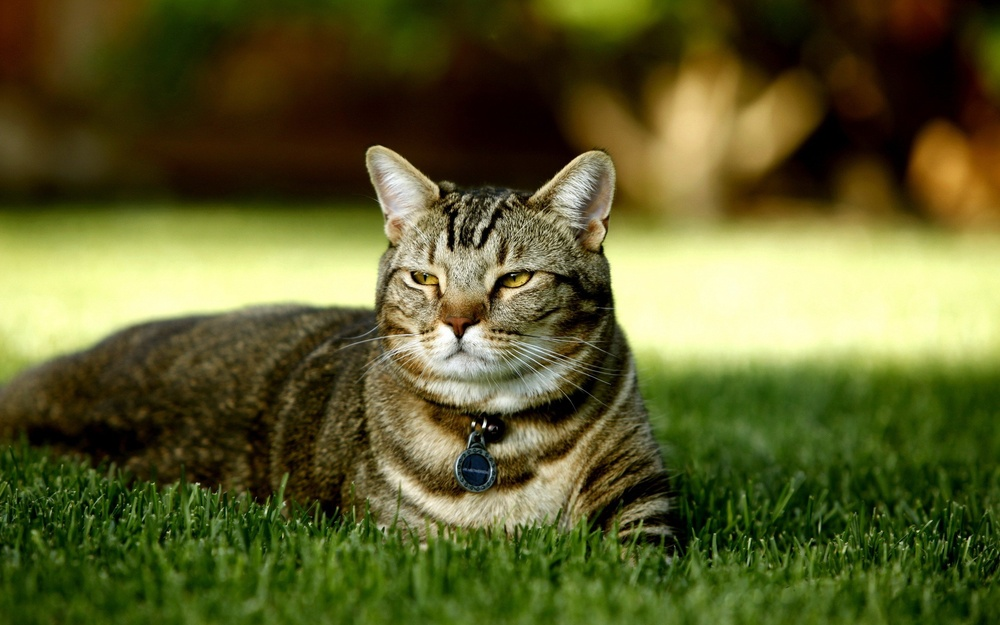
#> input picture photos/second/1.jpg, 1000 x 625 px, shrunk from 2560 x 1600 before the run; its folder holds only this picture in this run
$ python second.py
#> lines starting #> are read from the running program, lines starting #| are printed output that depends on the picture
import numpy as np
import cv2
import os

from typing import NoReturn

data_dir: str = 'photos/second/'


def _modify_saturation(pixels: np.array, ratio: float) -> np.array:
    h, w = pixels.shape
    for i in range(h):
        for k in range(w):
            pixels[i, k] = min(255, pixels[i, k] * ratio)
    return pixels


def _modify_brightness(pixels: np.array, delta: float) -> np.array:
    h, w = pixels.shape
    for i in range(h):
        for k in range(w):
            pixels[i, k] = min(255, pixels[i, k] + delta)
    return pixels


def saturation(image_name: str, ratio: float = 1.2) -> NoReturn:
#> called with image_name = '1.jpg', ratio = 1.2
    bgr_image: np.array = cv2.imread(os.path.join(data_dir, image_name), 1)
#> bgr_image is the input picture: shape (625, 1000, 3); mean B, G, R 44.4, 93.8, 92.6
    lab_image: np.array = cv2.cvtColor(bgr_image, cv2.COLOR_BGR2LAB)
#> lab_image: shape (625, 1000, 3); mean of channels 0, 1, 2 95.3, 120.6, 154.2

    l: np.array = np.array(lab_image[:, :, 0], np.float32)
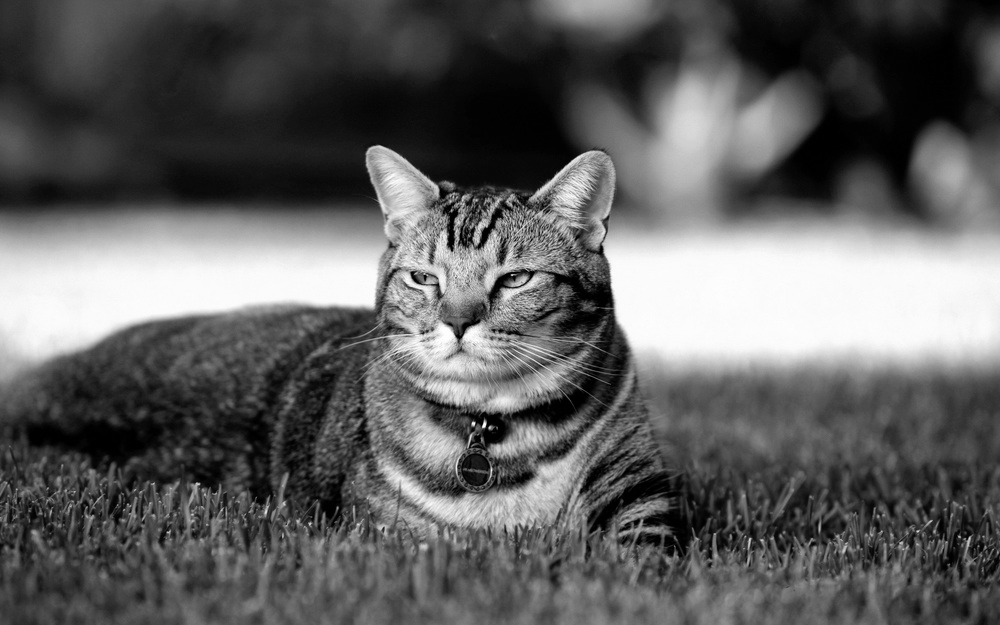
#> l: shape (625, 1000) float32; min 0, max 255, mean 95.3
    a: np.array = _modify_saturation(np.array(lab_image[:, :, 1], np.float32), ratio)
#> after the loop in _modify_saturation, `for i in range(h):`:
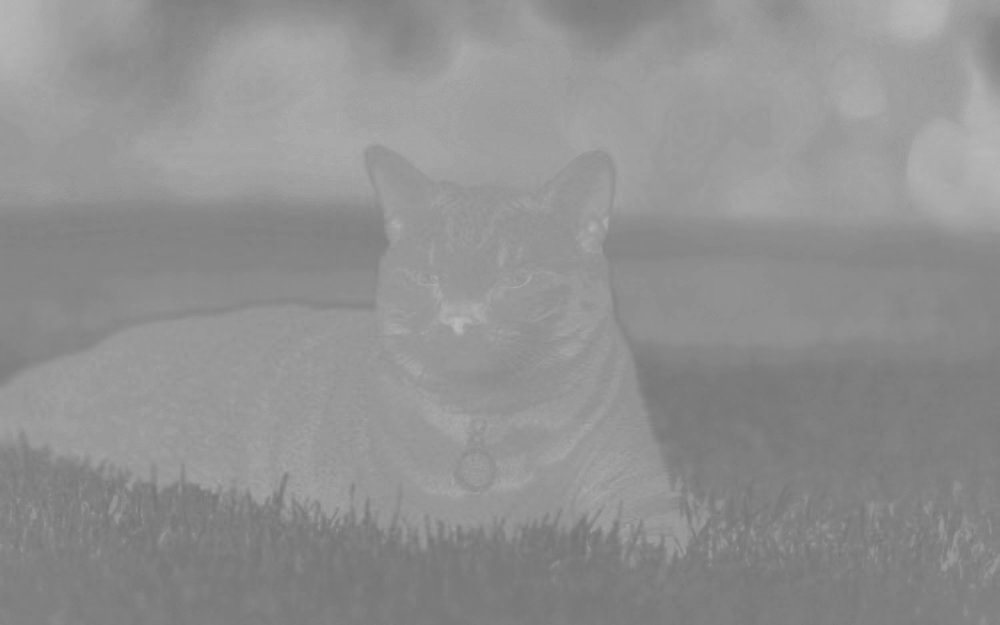
#> pixels: shape (625, 1000) float32; min 116.4, max 184.8, mean 144.7
    b: np.array = _modify_saturation(np.array(lab_image[:, :, 2], np.float32), ratio)
#> call 2 of _modify_saturation, with ratio = 1.2
#> after the loop in _modify_saturation (call 2), `for i in range(h):`:
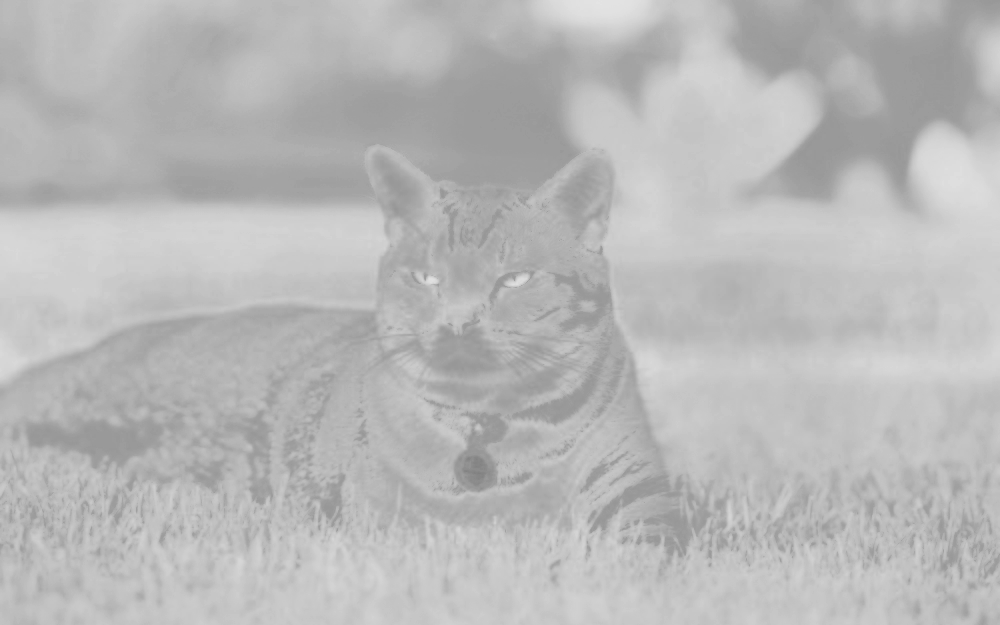
#> pixels: shape (625, 1000) float32; min 128.4, max 228, mean 185
    res: np.array = (cv2
                     .cvtColor(cv2.merge([l, a, b])
                               .astype('uint8'),
                               cv2.COLOR_LAB2BGR))

    modifyed_image: str = f"saturation_{image_name}"

    cv2.imwrite(modifyed_image, res)


def brightness(image_name: str, delta: float = 30) -> NoReturn:
#> called with image_name = '1.jpg', delta = 30
    image: np.array = cv2.imread(os.path.join(data_dir, image_name), 1)
    lab_image: np.array = cv2.cvtColor(image, cv2.COLOR_BGR2LAB)

    l: np.array = _modify_brightness(np.array(lab_image[:, :, 0], np.float32), delta)
#> after the loop in _modify_brightness, `for i in range(h):`:
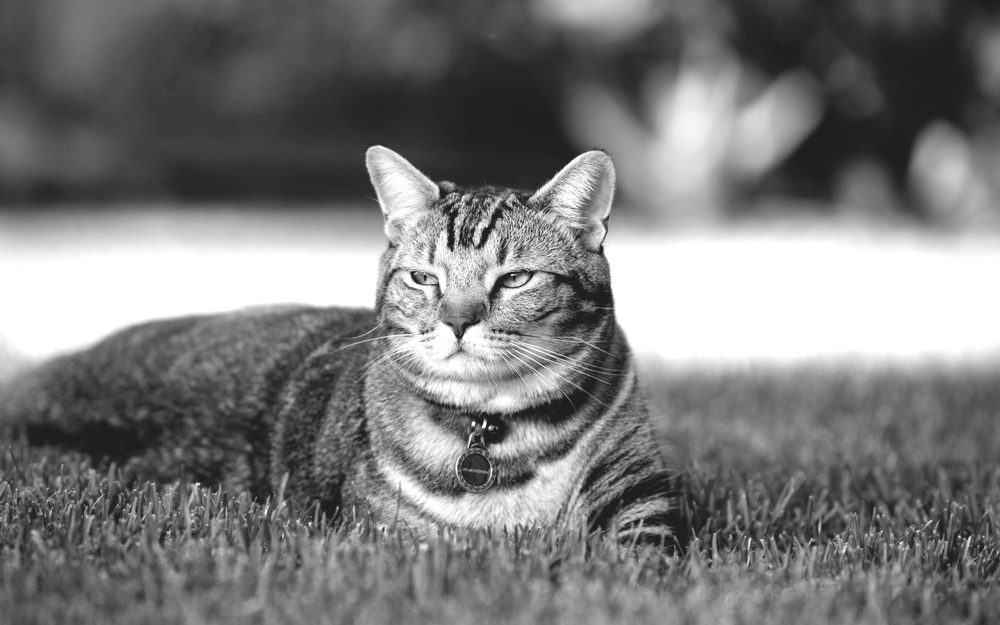
#> pixels: shape (625, 1000) float32; min 30, max 255, mean 123.1
    a: np.array = np.array(lab_image[:, :, 1], np.float32)
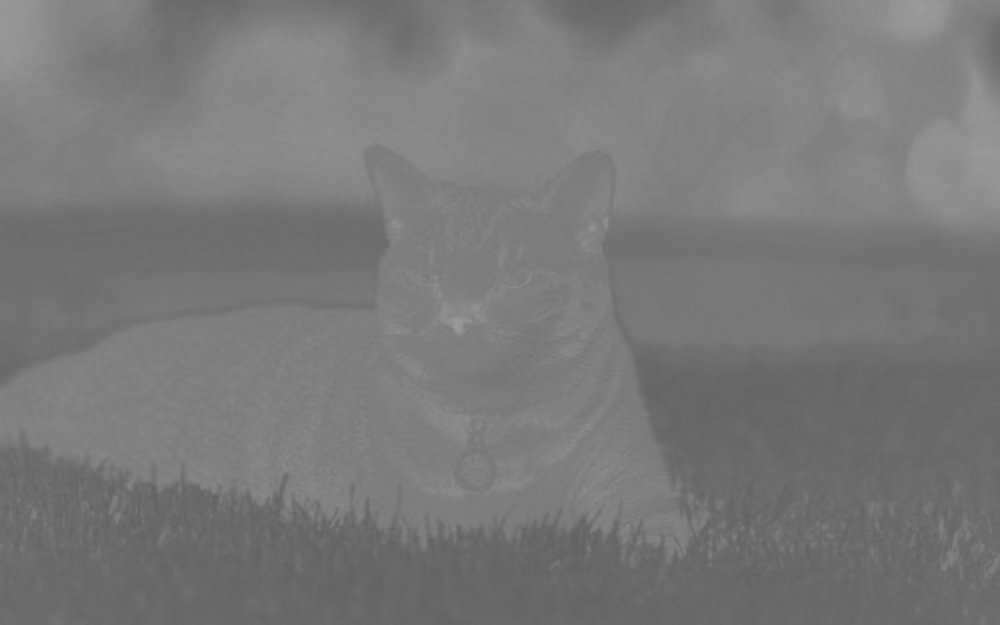
#> a: shape (625, 1000) float32; min 97, max 154, mean 120.6
    b: np.array = np.array(lab_image[:, :, 2], np.float32)
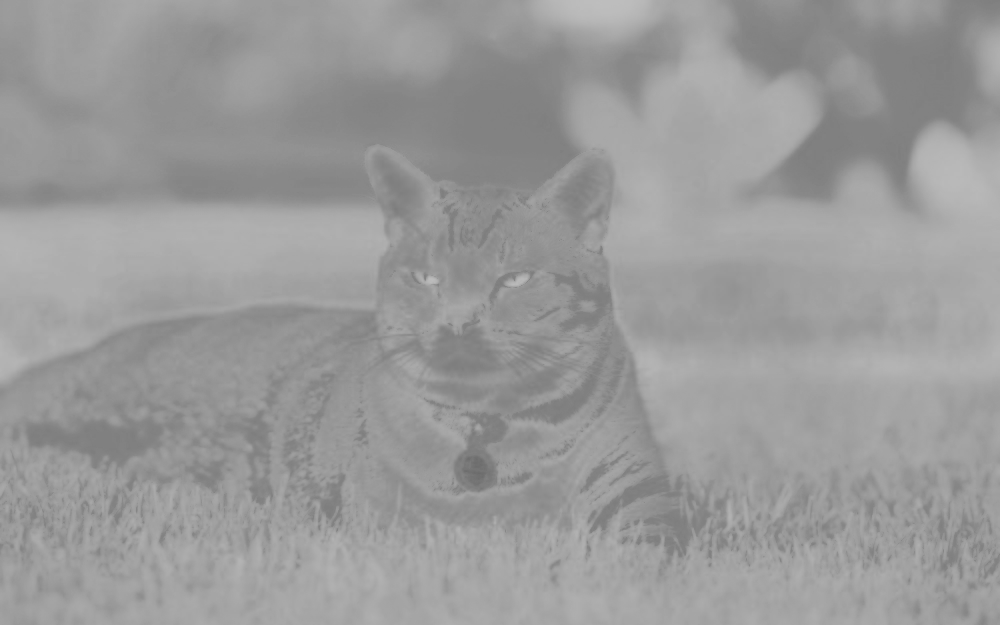
#> b: shape (625, 1000) float32; min 107, max 190, mean 154.2
    res: np.array = (cv2
                     .cvtColor(cv2.merge([l, a, b])
                               .astype('uint8'),
                               cv2.COLOR_LAB2BGR))
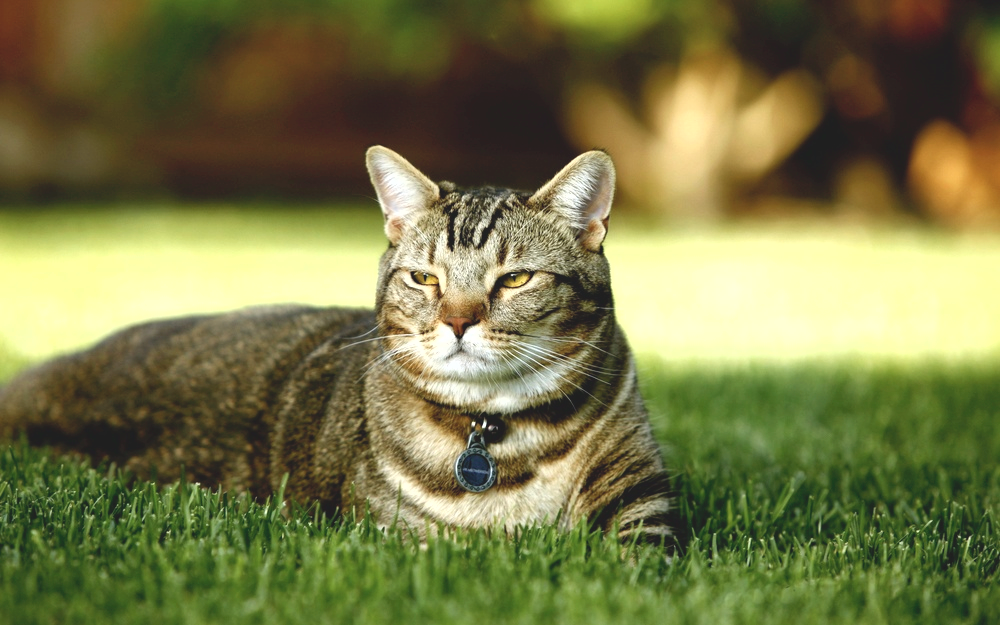
#> res: shape (625, 1000, 3); mean B, G, R 71.7, 119.7, 119.2

    modifyed_image: str = f"brightness_{image_name}"

    cv2.imwrite(modifyed_image, res)


if __name__ == "__main__":
    for filename in os.listdir(data_dir):
        saturation(filename)
        brightness(filename)

$ run again, on photos/second/2.jpg
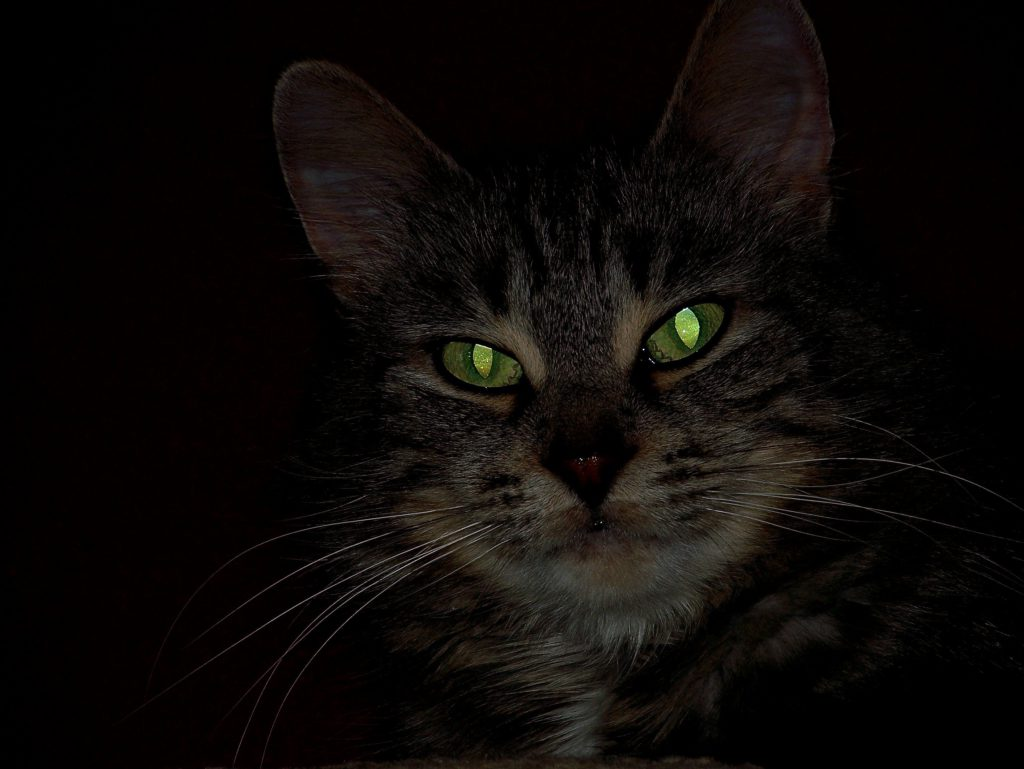
#> input picture photos/second/2.jpg, 1024 x 769 px
#> in saturation, bgr_image is the input picture: shape (769, 1024, 3); mean B, G, R 7.6, 9.5, 12.7
#> lab_image: shape (769, 1024, 3); mean of channels 0, 1, 2 9.3, 129.1, 129.5
#> after the loop in _modify_brightness, `for i in range(h):`:
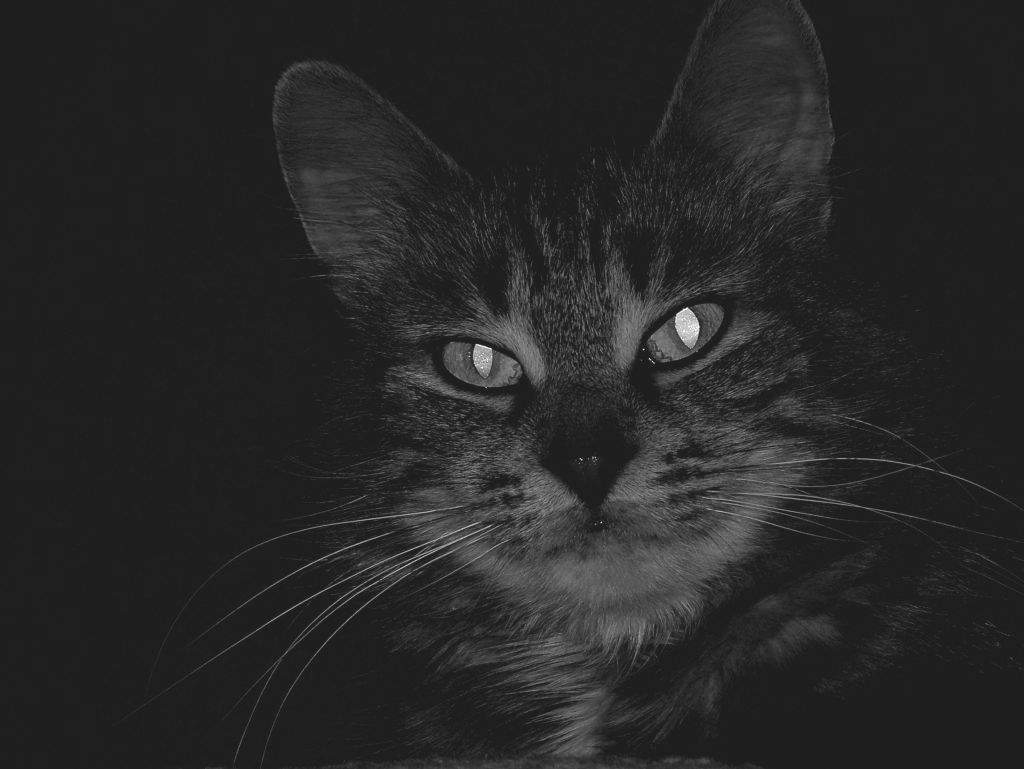
#> pixels: shape (769, 1024) float32; min 30, max 255, mean 39.3
#> in brightness, `a: np.array = np.array(lab_image[:, :, 1], np.float32)`:
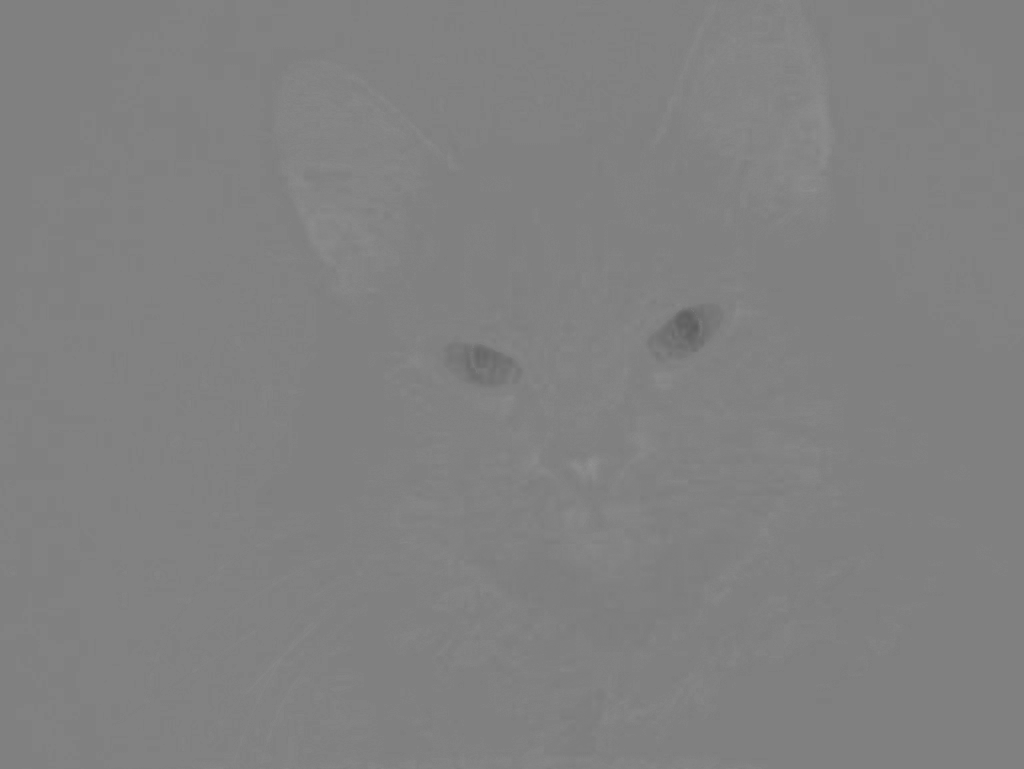
#> a: shape (769, 1024) float32; min 93, max 146, mean 129.1
